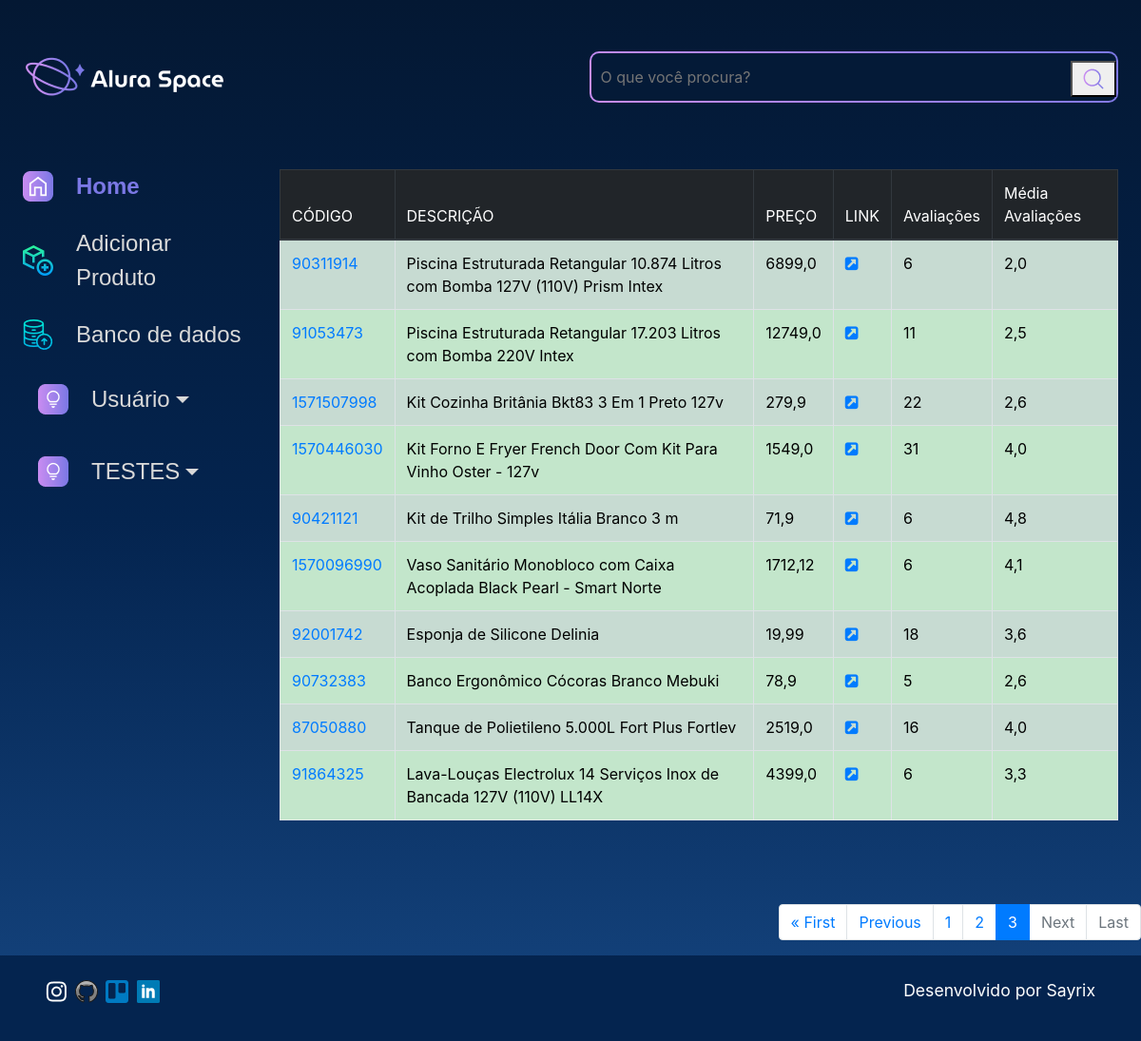
Page /dados?page=5 on the earlier database version.
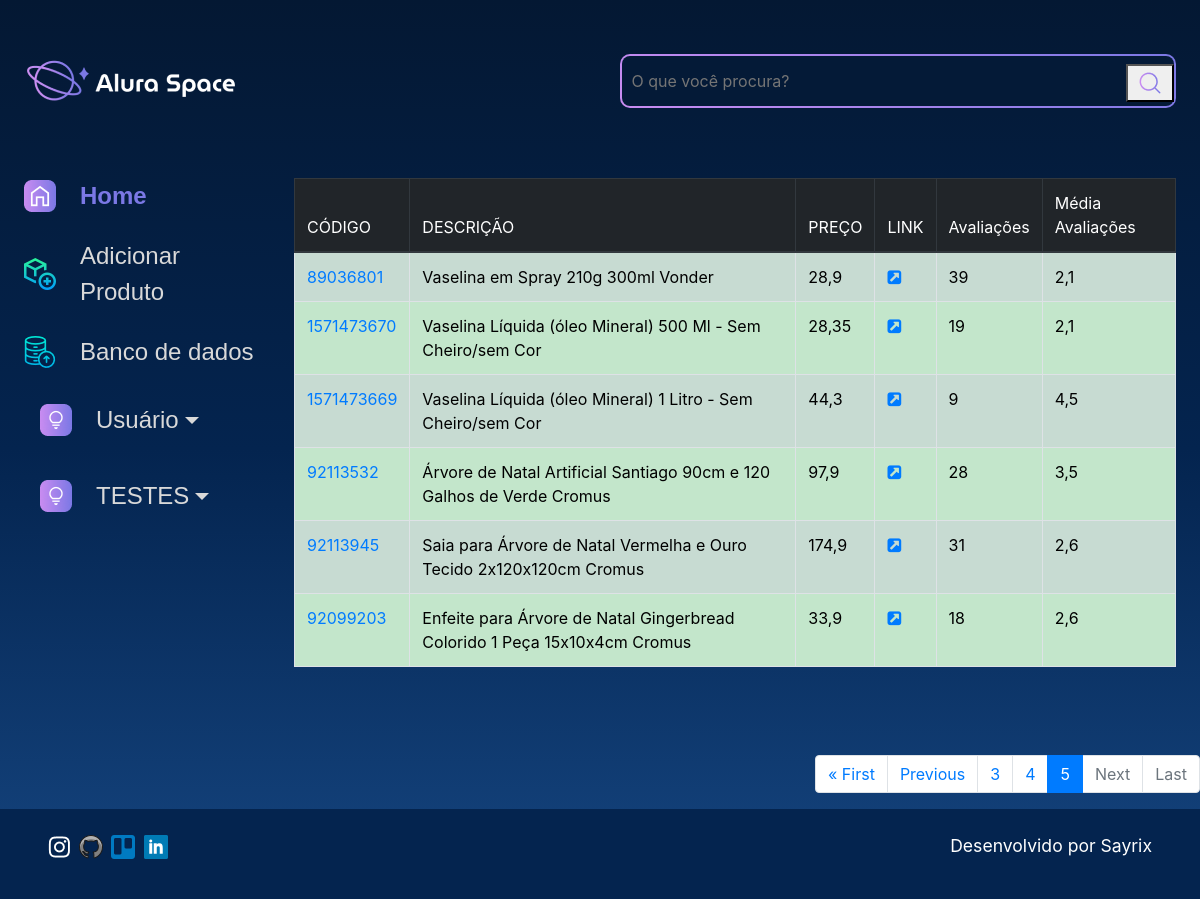
Same page on the later database version.
### produtos/models.py (models this page shows, shortened)
class Produto(models.Model):
    lm = models.CharField(max_length=20, primary_key=True, null=False, blank=False)
    titulo = models.CharField(max_length=130, null=False, blank=False)
    preco = models.FloatField(max_length=10, null=False, blank=False)
    link = models.CharField(max_length=250, null=False, blank=False)
    avaliacoes = models.IntegerField(null=False, blank=False)
    media_avaliacoes = models.FloatField(max_length=4, null=False, blank=False)
    data_produto = models.DateTimeField(default=datetime.now, blank=False)
    foto = models.ImageField(blank=True)
    info_produto = models.CharField(max_length=1000, null=False, blank=False)
    usuario = models.ForeignKey(
        to=User,
        on_delete=models.SET_NULL,
        null=True,
        blank=False,
        related_name="user",
    )

### produtos/views.py (the view)
# urls.py: path('dados', dados, name='dados'),
def dados(request):
    dados = Produto.objects.all()
    p = Paginator(Produto.objects.all(), 10)
    page = request.GET.get('page')
    dados_organizados = p.get_page(page)
    nums = "i" * dados_organizados.paginator.num_pages
    return render(request, 'produtos/dados.html', {'dados': dados, 'dados_organizados': dados_organizados, 'nums': nums})

### templates/produtos/dados.html (shortened to what this page needs)
{% extends 'produtos/base.html' %}
{% load static %}
{% block content %}
        <section>
            <table class="table table-striped table-bordered table-hover">
                <thead class="thead-dark">
                    <tr>
                        <th scope="col">CÓDIGO</th>
                        <th scope="col">DESCRIÇÃO</th>
                        <th scope="col">PREÇO</th>
                        <th scope="col">LINK</th>
                        <th scope="col">Avaliações</th>
                        <th scope="col">Média Avaliações</th>
                    </tr>
                </thead>
                <tbody>
                    {% if dados %}
                    {% for dado in dados_organizados %}
                    <tr class="table-success">
                        <td><a href="{% url 'detalhe_produto' %}?lm={{ dado.lm}}&titulo={{dado.titulo}}&foto={{dado.foto}}" target="_blank">{{ dado.lm }}</a></td>
                        <td>{{ dado.titulo }}</td>
                        <td>{{ dado.preco }}</td>
                        <td><a href="{{ dado.link }}" target="_blank"><i class="fa fa-external-link-square" aria-hidden="true"></i></a></td>
                        <td>{{ dado.avaliacoes }}</td>
                        <td>{{ dado.media_avaliacoes }}</td>
                    </tr>
                    {% endfor %}
                    {%endif%}
                </tbody>
            </table>
        </section>
    </div>
    <br/></br/>
    <nav aria-label="Page navigation example">
        <ul class="pagination justify-content-end">
            {% if dados_organizados.has_previous %}
                <li class="page-item"><a class="page-link" href="?page=1">&laquo First</a></li>
                <li class="page-item"><a class="page-link" href="?page={{dados_organizados.previous_page_number}}">Previous</a></li>
            {% elif not dados_organizados.has_previous %}
                <li class="page-item disabled"><a class="page-link" href="">First</a></li>
                <li class="page-item disabled"><a class="page-link" href="">Previous</a></li>
            {% endif %}
            {% for n in dados_organizados.paginator.page_range %}
                {% if dados_organizados.number == n %}
                    <li class="page-item active">
                    <span class="page-link">{{ n }}</span>
                    </li>
                {% elif n > dados_organizados.number|add:'-3' and n < dados_organizados.number|add:'3' %}
                    <li class="page-item"><a class="page-link" href="?page={{ n }}">{{ n }}</a></li>
                {% endif %}
            {% endfor %}
            {% if dados_organizados.has_next %}
                <li class="page-item"><a class="page-link" href="?page={{ dados_organizados.next_page_number}}"> Next</a></li>
                <li class="page-item"><a class="page-link" href="?page={{ dados_organizados.paginator.num_pages}}"> Last &raquo </a></li>
                {% elif not dados_organizados.has_next %}
                    <li class="page-item disabled"><a class="page-link" href="">Next</a></li>
                    <li class="page-item disabled"><a class="page-link" href="">Last</a></li>
            {% endif %}
        </ul>
    </nav>
{% endblock %}

Differences in the rows shown:
no longer on this page (row unchanged): Produto: lm "90311914", titulo "Piscina Estruturada Retangular 10.874 Litros com Bomba 127V (110V) Prism Intex", preco "6899,0", avaliacoes "6", media_avaliacoes "2,0"
no longer on this page (row unchanged): Produto: lm "91053473", titulo "Piscina Estruturada Retangular 17.203 Litros com Bomba 220V Intex", preco "12749,0", avaliacoes "11", media_avaliacoes "2,5"
no longer on this page (row unchanged): Produto: lm "1571507998", titulo "Kit Cozinha Britânia Bkt83 3 Em 1 Preto 127v", preco "279,9", avaliacoes "22", media_avaliacoes "2,6"
no longer on this page (row unchanged): Produto: lm "1570446030", titulo "Kit Forno E Fryer French Door Com Kit Para Vinho Oster - 127v", preco "1549,0", avaliacoes "31", media_avaliacoes "4,0"
no longer on this page (row unchanged): Produto: lm "90421121", titulo "Kit de Trilho Simples Itália Branco 3 m", preco "71,9", avaliacoes "6", media_avaliacoes "4,8"
no longer on this page (row unchanged): Produto: lm "1570096990", titulo "Vaso Sanitário Monobloco com Caixa Acoplada Black Pearl - Smart Norte", preco "1712,12", avaliacoes "6", media_avaliacoes "4,1"
no longer on this page (row unchanged): Produto: lm "92001742", titulo "Esponja de Silicone Delinia", preco "19,99", avaliacoes "18", media_avaliacoes "3,6"
no longer on this page (row unchanged): Produto: lm "90732383", titulo "Banco Ergonômico Cócoras Branco Mebuki", preco "78,9", avaliacoes "5", media_avaliacoes "2,6"
no longer on this page (row unchanged): Produto: lm "87050880", titulo "Tanque de Polietileno 5.000L Fort Plus Fortlev", preco "2519,0", avaliacoes "16", media_avaliacoes "4,0"
no longer on this page (row unchanged): Produto: lm "91864325", titulo "Lava-Louças Electrolux 14 Serviços Inox de Bancada 127V (110V) LL14X", preco "4399,0", avaliacoes "6", media_avaliacoes "3,3"
added Produto: lm "89036801", titulo "Vaselina em Spray 210g 300ml Vonder", preco "28,9", avaliacoes "39", media_avaliacoes "2,1"
added Produto: lm "1571473670", titulo "Vaselina Líquida (óleo Mineral) 500 Ml - Sem Cheiro/sem Cor", preco "28,35", avaliacoes "19", media_avaliacoes "2,1"
added Produto: lm "1571473669", titulo "Vaselina Líquida (óleo Mineral) 1 Litro - Sem Cheiro/sem Cor", preco "44,3", avaliacoes "9", media_avaliacoes "4,5"
added Produto: lm "92113532", titulo "Árvore de Natal Artificial Santiago 90cm e 120 Galhos de Verde Cromus", preco "97,9", avaliacoes "28", media_avaliacoes "3,5"
added Produto: lm "92113945", titulo "Saia para Árvore de Natal Vermelha e Ouro Tecido 2x120x120cm Cromus", preco "174,9", avaliacoes "31", media_avaliacoes "2,6"
added Produto: lm "92099203", titulo "Enfeite para Árvore de Natal Gingerbread Colorido 1 Peça 15x10x4cm Cromus", preco "33,9", avaliacoes "18", media_avaliacoes "2,6"
Other differences:
list line gone: "3"
new list line: "3"
new list line: "4"
new list line: "5"
list line gone: "1"
list line gone: "2"
